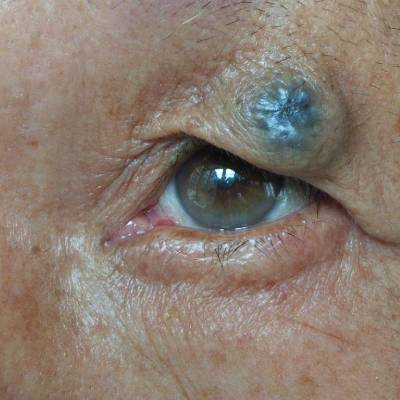
#> input picture labelled_dataset/test/b1.jpg, 400 x 400 px
$ python -i select.py   (imports and definitions only)
#> lines starting #> are read from the running program, lines starting #| are printed output that depends on the picture; after the words box and inside, x2 and y2 are one past the last pixel; in counts of white or black regions, pixels touching at a corner belong together
# PROJECT: A COMPUTER VISION/MACHINE LEARNING PIPELINE FOR DETECTING EYELID CANCER
# Supervisor: Prof. Khurshid Ahmad (Trinity College Dublin)
import os
import cv2
import numpy as np
import pandas as pd
import matplotlib.pyplot as plt
from glob import glob
from collections import defaultdict
from tqdm import tqdm

# ---------- Configuration ----------
COVERED_DIR = 'covered_divided_eye'   # root folder created by one_circle.py
SPLITS = ['train', 'val', 'test']
QUADRANTS_SUBFOLDER = 'quadrants2'
SELECTED_SUBFOLDER = 'quadrants/selected_images'  # where selected parts are saved
SAVE_OPTION = 0  # 0: draw bbox, 1: blackout background, 2: crop only
OUTPUT_EXCEL = 'part_selection_results.xlsx'

# ---------- Lesion Detection & Scoring ----------
def detect_lesion_box(img_rgb):
    hsv = cv2.cvtColor(img_rgb, cv2.COLOR_RGB2HSV)
#> hsv: shape (400, 400, 3); mean H, S, V 23.7, 55.6, 140.1
    _, saturation, _ = cv2.split(hsv)
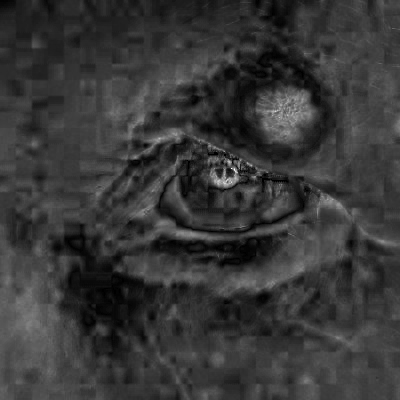
#> saturation: shape (400, 400); min 0, max 255, mean 55.6
    blurred = cv2.GaussianBlur(saturation, (7, 7), 0)
    thresh = cv2.adaptiveThreshold(
        blurred, 255,
        cv2.ADAPTIVE_THRESH_GAUSSIAN_C,
        cv2.THRESH_BINARY_INV, 21, 4
    )
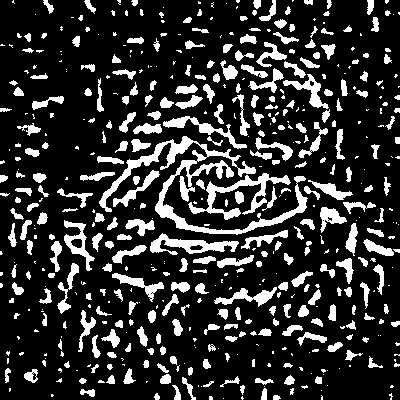
#> thresh: shape (400, 400); 19.1% white; 533 white regions (242 under 20 px), largest, box (x1, y1, x2, y2) and area: (99, 136, 308, 235) 3575, (188, 173, 291, 220) 1149, (150, 233, 239, 255) 831
    kernel = cv2.getStructuringElement(cv2.MORPH_ELLIPSE, (5, 5))
    closed = cv2.morphologyEx(thresh, cv2.MORPH_CLOSE, kernel, iterations=2)
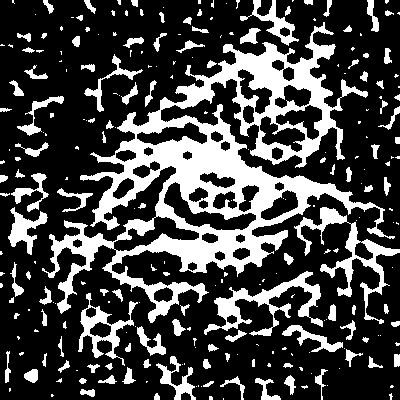
#> closed: shape (400, 400); 27.1% white; 253 white regions (139 under 20 px), largest, box (x1, y1, x2, y2) and area: (42, 22, 395, 323) 26200, (294, 207, 400, 324) 2229, (204, 271, 323, 336) 2118
    opened = cv2.morphologyEx(closed, cv2.MORPH_OPEN, kernel, iterations=1)
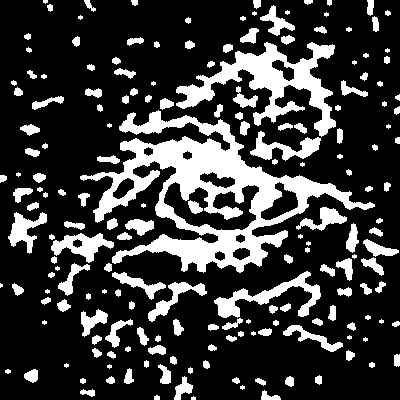
#> opened: shape (400, 400); 23.1% white; 186 white regions (30 under 20 px)
    contours, _ = cv2.findContours(opened, cv2.RETR_EXTERNAL, cv2.CHAIN_APPROX_SIMPLE)
#> contours = 185 contours, 60 with area under 20; largest, box (x1, y1, x2, y2) and area: (80, 110, 375, 273) 17345, (176, 42, 336, 137) 4746, (214, 271, 321, 318) 1272, (51, 233, 114, 263) 848, (250, 131, 321, 161) 759
    if not contours:
        return None
    h, w = img_rgb.shape[:2]
#> h = 400; w = 400
    min_area = 0.01 * h * w
#> min_area = 1600
    valid = []
    for cnt in contours:
        area = cv2.contourArea(cnt)
        x, y, bw, bh = cv2.boundingRect(cnt)
        ar = bw / (bh + 1e-6)
        if area > min_area and 0.2 < ar < 5:
            valid.append(cnt)
#> this loop made 185 passes
#> (area, x, y, bw, bh, ar) on passes 3, 4, 6: (83, 261, 390, 20, 10, 2), (58.5, 80, 389, 15, 8, 1.87), (38.5, 255, 378, 11, 8, 1.37)
#> after the loop, valid = 2 contours; box (x1, y1, x2, y2) and area: (80, 110, 375, 273) 17345, (176, 42, 336, 137) 4746
    if not valid:
        return None
    hull = cv2.convexHull(max(valid, key=cv2.contourArea))
#> hull = contour of 19 points, box (x1, y1, x2, y2) (80, 110, 375, 273), area 31539
    x, y, bw, bh = cv2.boundingRect(hull)
#> x = 80; y = 110; bw = 295; bh = 163
    return (x, y, x + bw, y + bh)


# [100 lines left out: functions calculate_score, main, not called in this run]

# [2 lines not run here, left out]

>>> import cv2
>>> picture = cv2.cvtColor(cv2.imread('../../labelled_dataset/test/b1.jpg'), cv2.COLOR_BGR2RGB)
>>> result = detect_lesion_box(picture)
#> result = (80, 110, 375, 273)
